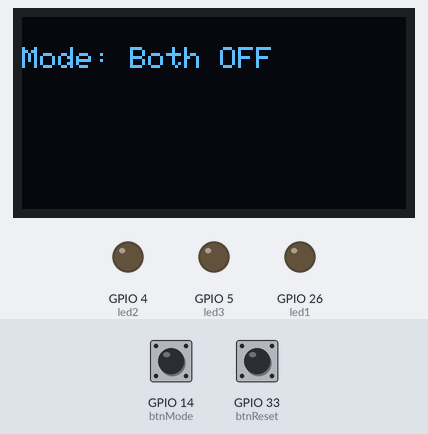
A program run on a simulated ESP32. Parts: 128×64 one-colour display, output pins drawn as LEDs (lit = HIGH). Dashed ring = blinking. Inputs (shaded band) come from the test bench; at power-on: GPIO 14 (btnMode) HIGH, GPIO 33 (btnReset) HIGH.

Above: at 2.2 s.
2.3 s: GPIO 14 (btnMode) pulled LOW for 0.15 s
At 2.77 s:
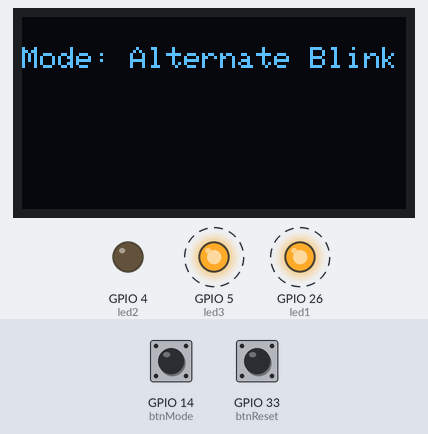
5.0 s: GPIO 14 (btnMode) pulled LOW for 1 s
At 5.8 s:
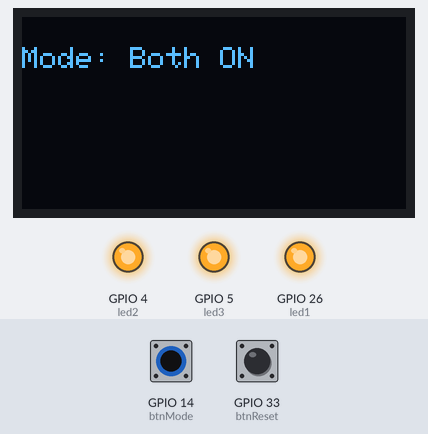
7.5 s: GPIO 14 (btnMode) pulled LOW for 0.15 s
At 7.67 s:
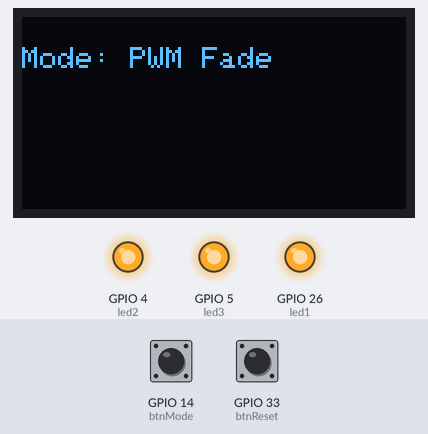
8.2 s: GPIO 33 (btnReset) pulled LOW for 3.2 s
At 10.41 s:
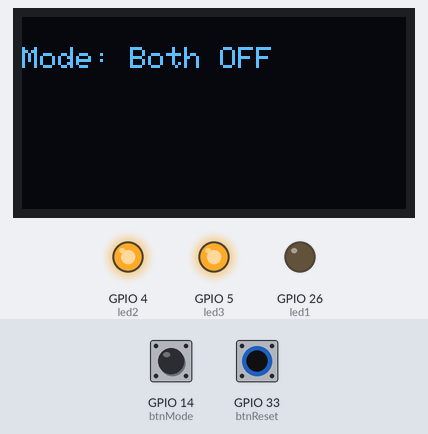
12.9 s: GPIO 14 (btnMode) pulled LOW for 3.2 s
At 13.87 s:
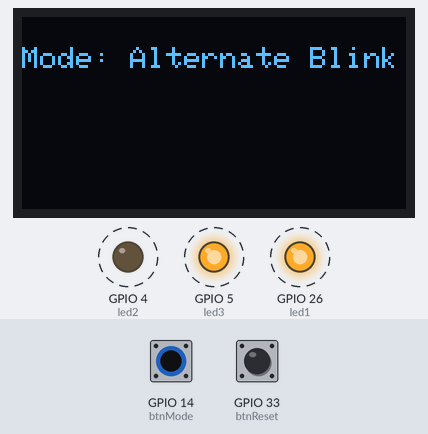
18.1 s: GPIO 33 (btnReset) pulled LOW for 0.15 s
At 18.22 s:
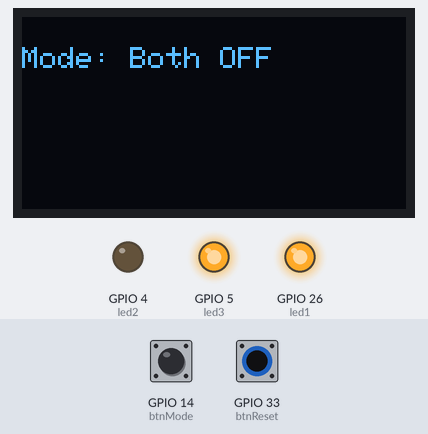
Timing chart, 0 to 20.8 s (numbered marks = the images above; inputs shaded):
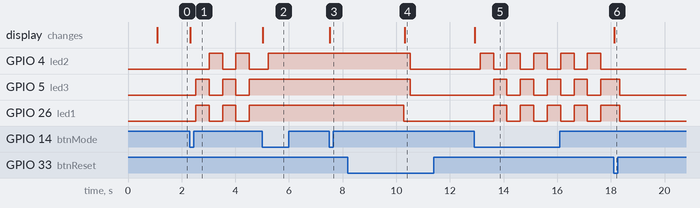

Measured:
- after the input at 2.3 s, GPIO 4 (led2): alternates HIGH for 0.50 s and LOW for 0.50 s, starting after 0.73 s; GPIO 5 (led3), GPIO 26 (led1): alternates HIGH for 0.50 s and LOW for 0.50 s, starting after 0.23 s; the display: changes at once (image 1)
- after the input at 5.0 s, GPIO 5 (led3), GPIO 26 (led1): stops changing and stays HIGH; the display: changes at once (image 2)
- after the input at 7.5 s, the display: changes at once (image 3)
- after the input at 8.2 s, GPIO 4 (led2), GPIO 5 (led3): HIGH → LOW after 2.3 s; GPIO 26 (led1): goes on until 10.3 s, then stays LOW; the display: changes after 2.1 s (image 4)
- after the input at 12.9 s, GPIO 4 (led2): alternates HIGH for 0.50 s and LOW for 0.50 s, starting after 0.23 s; GPIO 5 (led3), GPIO 26 (led1): alternates HIGH for 0.50 s and LOW for 0.50 s, starting after 0.73 s; the display: changes at once (image 5)
- after the input at 18.1 s, GPIO 4 (led2): stops changing and stays LOW; the display: changes at once (image 6)

The program:

main.cpp
```cpp
// Task 1 (Assignment 1)
// Adeen Asif
// 23-NTU-CS-1007

// include necessary libraries
#include <Arduino.h>
#include <Wire.h>
#include <Adafruit_GFX.h>
#include <Adafruit_SSD1306.h>

// OLED setup
// Define the width and height of the OLED screen
#define SCREEN_WIDTH 128
#define SCREEN_HEIGHT 64
Adafruit_SSD1306 display(SCREEN_WIDTH, SCREEN_HEIGHT, &Wire, -1);

// Pin configuration
const int btnMode = 14;  // button to switch modes
const int btnReset = 33;// reset button
const int led1 = 26;   // yellow led
const int led2 = 4;   // blue led
const int led3 = 5;  // red led

int mode = 0; // 0=OFF, 1=Alt Blink, 2=Both ON, 3=PWM Fade
unsigned long lastToggle = 0;
bool ledState = false;

// OLED display update
void showMode() {
  display.clearDisplay();
  display.setTextSize(1);
  display.setTextColor(SSD1306_WHITE);
  display.setCursor(0, 10);
  display.print("Mode: ");
  switch (mode) {
    case 0: display.print("Both OFF"); break;
    case 1: display.print("Alternate Blink"); break;
    case 2: display.print("Both ON"); break;
    case 3: display.print("PWM Fade"); break;
  }
  display.display();
}

void setup() {
  // pin setup
  pinMode(led1, OUTPUT);
  pinMode(led2, OUTPUT);
  pinMode(led3, OUTPUT);
  pinMode(btnMode, INPUT_PULLUP);
  pinMode(btnReset, INPUT_PULLUP);

  // OLED initialization
  if (!display.begin(SSD1306_SWITCHCAPVCC, 0x3C)) {
    Serial.println(F("SSD1306 allocation failed"));
    for (;;);
  }

  // first message display
  display.clearDisplay();
  display.setTextSize(1);
  display.setTextColor(SSD1306_WHITE);
  display.setCursor(10, 10);
  display.print("System Ready"); // OLED display
  display.display();
  delay(1000); // display message for 1 sec
  showMode(); // show current mode
}

void loop() {
  static int lastBtnState1 = HIGH; // last button state
  static int lastBtnState2 = HIGH; // for reset button

  int btn1 = digitalRead(btnMode);  // read button mode
  int btn2 = digitalRead(btnReset); // read reset button

  // Button 1 (cycle through LED modes)
  if (btn1 == LOW && lastBtnState1 == HIGH) {
    mode++; // next mode
    if (mode > 3) mode = 0;
    showMode(); // show on display
    delay(200); // debounce
  }

  // Button 2 (reset to OFF)
  if (btn2 == LOW && lastBtnState2 == HIGH) {
    mode = 0;   // turn everything OFF
    showMode(); // show on display
    delay(200); // debounce
  }

  lastBtnState1 = btn1;
  lastBtnState2 = btn2;

  // LED behavior
  switch (mode) {
    case 0: // Both OFF
      digitalWrite(led1, LOW);
      digitalWrite(led2, LOW);
      digitalWrite(led3, LOW);
      break;

    case 1: // Alternate blink
      if (millis() - lastToggle >= 500) // toggle every 500ms
      {

        lastToggle = millis();
        ledState = !ledState;
        digitalWrite(led1, ledState);
        digitalWrite(led2, !ledState);
        digitalWrite(led3, ledState);
      }
      break;

    case 2: // Both ON
      digitalWrite(led1, HIGH);
      digitalWrite(led2, HIGH);
      digitalWrite(led3, HIGH);
      break;

    case 3: // PWM fade on LED1
      for (int i = 0; i <= 255; i++) {
        analogWrite(led1, i);
        delay(5);
      }
      for (int i = 255; i >= 0; i--) {
        analogWrite(led1, i);
        delay(5);
      }
      break;
  }
}
```
